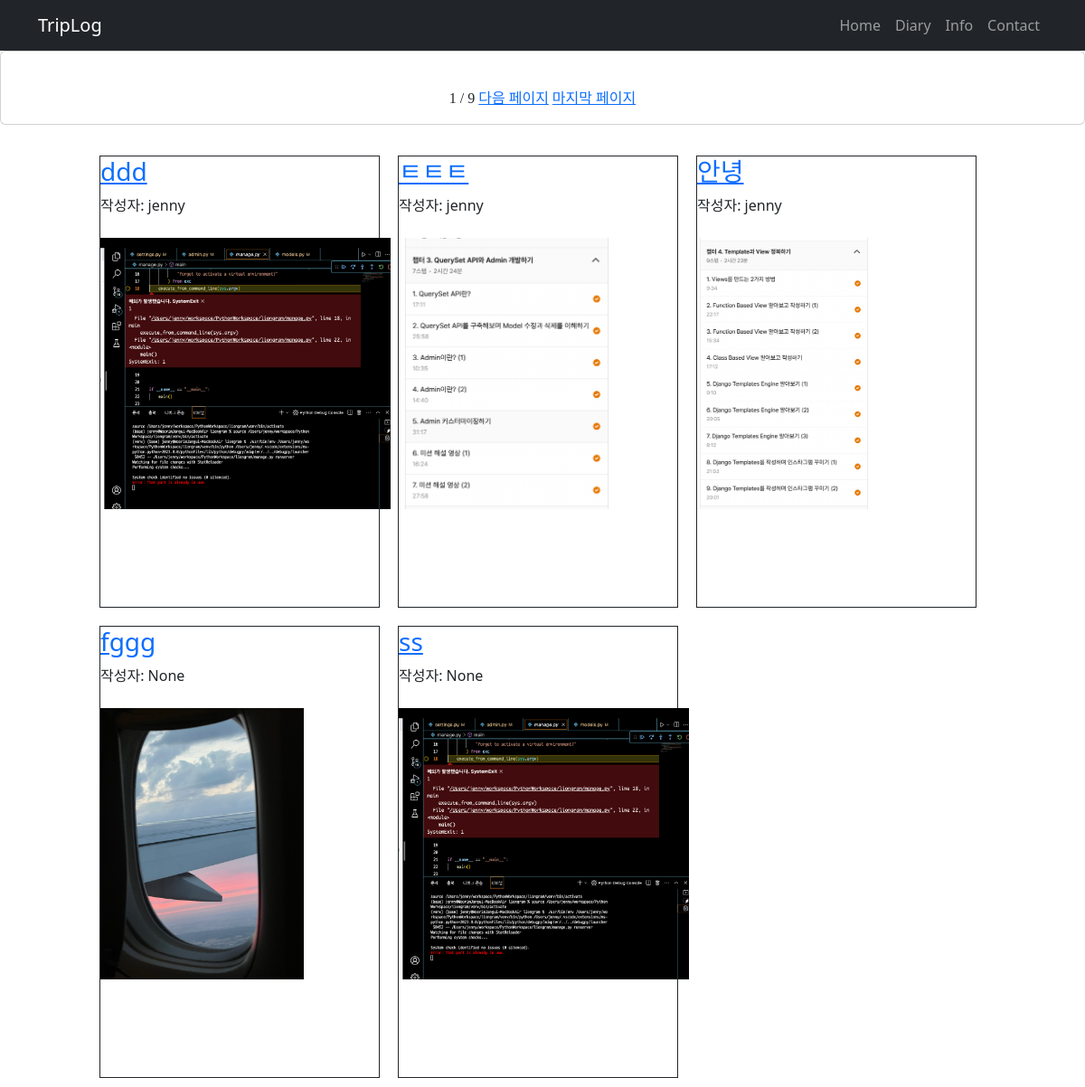
Screenshot of /diary/ with the database file from the repository.
### diary/models.py (models this page shows, shortened)
class Post(models.Model):
    title = models.CharField(verbose_name="제목", max_length=128)
    body = models.TextField(verbose_name="내용", default="")
    created_at = models.DateTimeField(verbose_name="작성일", auto_now_add=True)
    photo = models.ImageField(verbose_name='이미지', null=True, upload_to='diary_photo')
    author = models.ForeignKey(User, on_delete=models.CASCADE, null=True, related_name="diary_posts")

### diary/views.py (the view)
# urls.py: path('', views.diary_list, name='postHome'),
def diary_list(request):
    posts = Post.objects.all().order_by('-created_at')
    paginator = Paginator(posts, 5)
    pagnum = request.GET.get('page')
    posts = paginator.get_page(pagnum)
    return render(request, 'diary_list.html', {'posts':posts})

### diary/templates/diary_list.html (shortened to what this page needs)
{% extends "diaryhome.html" %}
{% load static %}
{% block content %}
<div class="card mb-4">
    <div class="card-body">
        <br>
        <div class="text-center">
            <span> {{ posts.number }} </span>
            <span> / </span>
            <span> {{ posts.paginator.num_pages }} </span>
            {% if posts.has_next %}
            <a href="?page={{posts.next_page_number}}">다음 페이지</a>
            <a href="?page={{posts.paginator.num_pages}}">마지막 페이지</a>
            {% endif %}
        </div>
    </div>
</div>
<div class="content1_wrap s-horizon_wrap">
    {% for post in posts %}
    <div class="content1 s-horizon">
        <h3><a href="{% url 'diary_detail' post.id %}">{{post.title}}</a></h3>
        작성자: {{post.author}}<br>
        <br>
        {% if post.photo %}
        <img src="{{ post.photo.url }}" alt="" height="300">
        {% endif %}
    </div>
    {% endfor %}
</div>
{% endblock %}

### diary/templates/diary_list.html (style rules this page uses)
body { margin: 0; }
.s-horizon { float: left; }
.content1 { width: 31%; height: 500px; border: 1px solid; margin: 1%; }
.content1_wrap { width: 1000px; margin-left: auto; margin-right: auto; }

### rows the page displays
Post: title "ddd", author "jenny", photo (picture)
Post: title "ㅌㅌㅌ", author "jenny", photo (picture)
Post: title "안녕", author "jenny", photo (picture)
Post: title "fggg", author "None", photo (picture)
Post: title "ss", author "None", photo (picture)

### other values shown
{{ posts.number }} "1"
{{ posts.paginator.num_pages }} "9"
